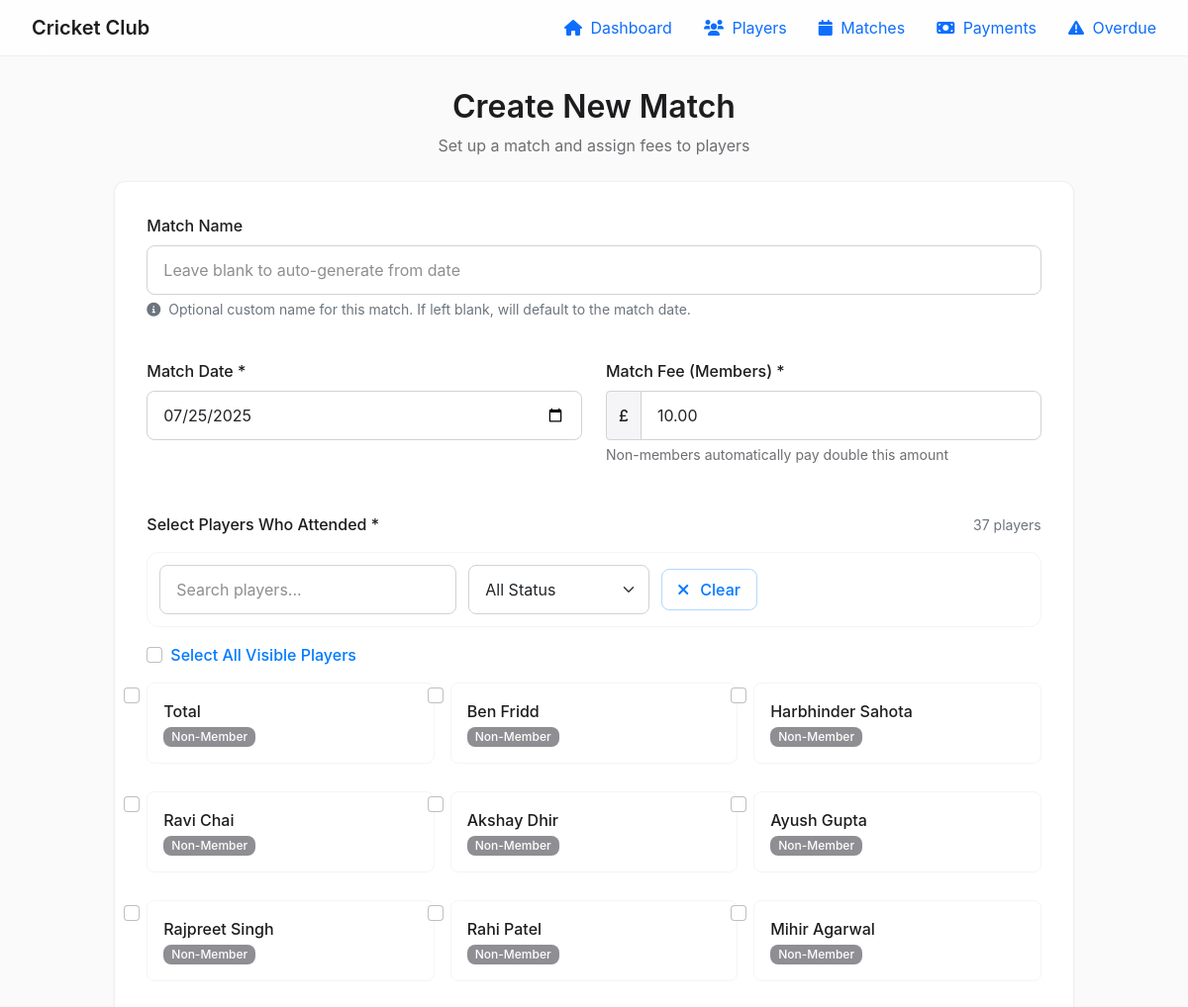
/matches/create (upper part), run on an earlier commit of the app's database.
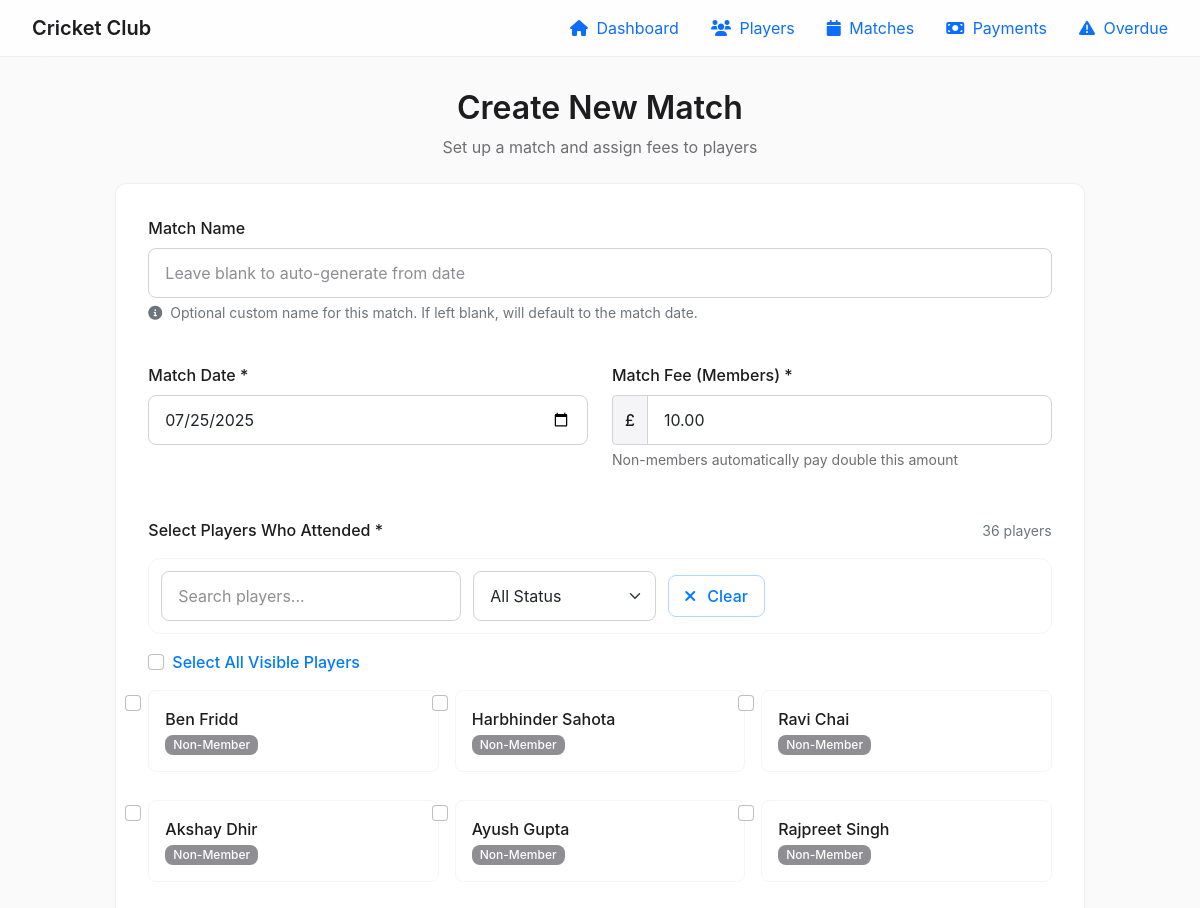
And on a later commit of the database.
### app.py (models this page shows, shortened)
class Player(db.Model):
    id = db.Column(db.Integer, primary_key=True)
    name = db.Column(db.String(100), nullable=False)
    is_member = db.Column(db.Boolean, default=True)
    contact_info = db.Column(db.String(200))
    membership_fee = db.Column(db.Float, default=200.0)  # Standard membership fee for all members
    historical_match_fees_owed = db.Column(db.Float, default=0.0)  # Historical match fees owed from imports
    membership_status = db.Column(db.String(50), default='Paid')  # Unpaid, Part Paid, Paid, Sponsorship
    payments = db.relationship('Payment', backref='player', lazy=True, cascade='all, delete-orphan')
    attendances = db.relationship('MatchAttendance', backref='player', lazy=True, cascade='all, delete-orphan')

### app.py (the view, shortened to what this page needs)
@app.route('/matches/create', methods=['GET', 'POST'])
def create_match():
    players = Player.query.order_by(Player.id.desc()).all()
    today = date.today().strftime('%Y-%m-%d')
    return render_template('create_match.html', players=players, today=today)

### templates/create_match.html (shortened to what the changed rows need)
{% extends "base.html" %}
{% block content %}
<div class="row justify-content-center">
    <div class="col-md-10">
        <div class="text-center mb-4">
            <h1 style="font-weight: 600; font-size: 2rem; color: #1d1d1f; margin-bottom: 8px;">Create New Match</h1>
        </div>
        <div class="card">
            <div class="card-body" style="padding: 32px;">
                <form method="POST">
                    <div class="mb-4">
                        <div class="d-flex justify-content-between align-items-center mb-3">
                            <label class="form-label mb-0" style="font-weight: 500; color: #1d1d1f;">
                                Select Players Who Attended *
                            </label>
                            <span class="player-counter text-secondary text-sm">{{ players|length }} players</span>
                        </div>
                        <div class="player-grid-container">
                            <div class="row g-3" id="playersGrid">
                                {% for player in players %}
                                <div class="col-md-4 player-card-item" data-player-name="{{ player.name|lower }}"
                                     data-player-status="{% if player.is_member %}member{% else %}non-member{% endif %}">
                                    <div class="form-check player-card">
                                        <input class="form-check-input player-checkbox" type="checkbox"
                                            id="player_{{ player.id }}" name="players" value="{{ player.id }}">
                                        <label class="form-check-label w-100 player-card-content" for="player_{{ player.id }}">
                                            <div class="player-name">{{ player.name }}</div>
                                            {% if player.is_member %}
                                            <small class="badge badge-member">Member</small>
                                            {% else %}
                                            <small class="badge badge-non-member">Non-Member</small>
                                            {% endif %}
                                        </label>
                                    </div>
                                </div>
                                {% endfor %}
                            </div>
                        </div>
                    </div>
                </form>
            </div>
        </div>
    </div>
</div>
{% endblock %}

What changed in the data, as far as the page shows it:
removed Player: name "Total", is_member "Non-Member"
no longer on this page (row unchanged): Player: name "Rahi Patel", is_member "Non-Member"
no longer on this page (row unchanged): Player: name "Mihir Agarwal", is_member "Non-Member"
Also different on the page:
text written by a page script: "37 players" → "36 players"
